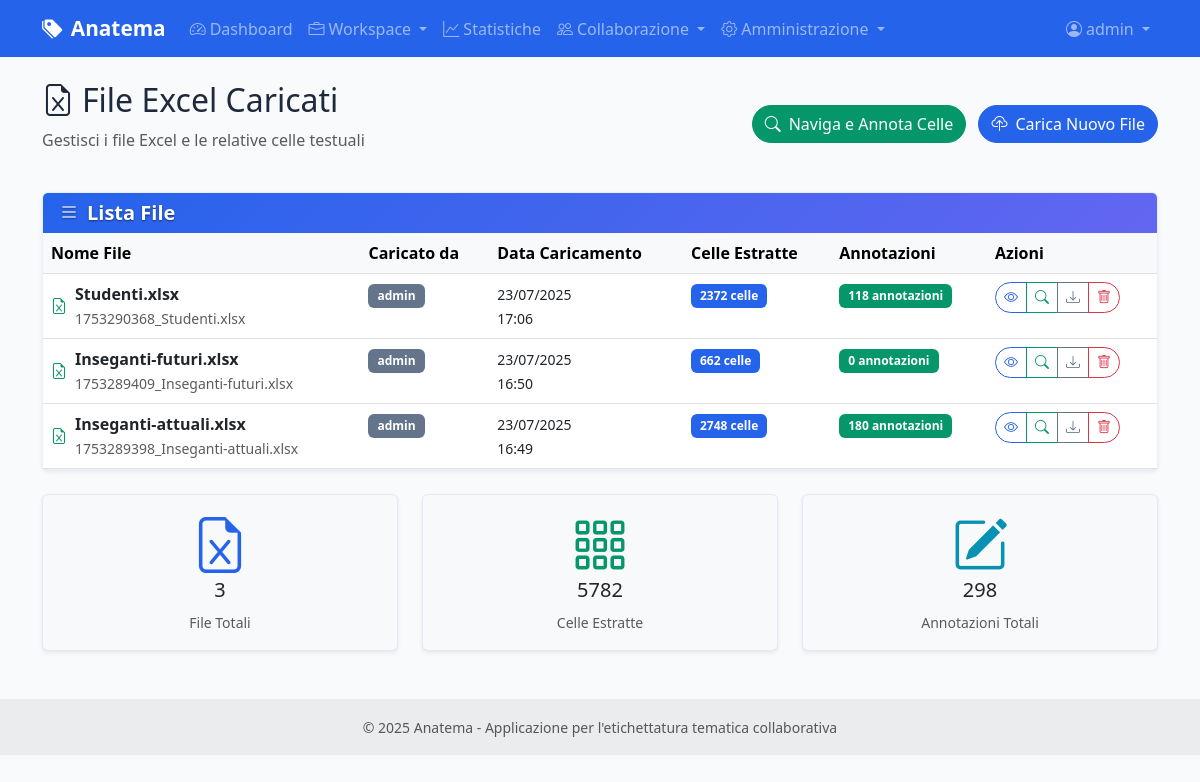
Page /excel/files (signed in) on the committed database.
### models.py (models this page shows, shortened)
class User(UserMixin, db.Model):
    id = db.Column(db.Integer, primary_key=True)
    username = db.Column(db.String(80), unique=True, nullable=False)
    email = db.Column(db.String(120), unique=True, nullable=False)
    password_hash = db.Column(db.String(255), nullable=False)
    role = db.Column(db.String(20), default='annotatore')  # 'amministratore' o 'annotatore'
    is_active = db.Column(db.Boolean, default=True)
    last_login = db.Column(db.DateTime)
    created_at = db.Column(db.DateTime, default=datetime.utcnow)
    updated_at = db.Column(db.DateTime, default=datetime.utcnow, onupdate=datetime.utcnow)
    annotations = db.relationship('CellAnnotation', foreign_keys='CellAnnotation.user_id', backref='user', lazy=True)
    def can_manage_users(self):
        return self.role == 'amministratore'

class ExcelFile(db.Model):
    id = db.Column(db.Integer, primary_key=True)
    filename = db.Column(db.String(255), nullable=False)
    original_filename = db.Column(db.String(255), nullable=False)
    file_path = db.Column(db.String(500), nullable=False)
    uploaded_by = db.Column(db.Integer, db.ForeignKey('user.id'), nullable=False)
    uploaded_at = db.Column(db.DateTime, default=datetime.utcnow)
    uploader = db.relationship('User', backref='uploaded_files')
    text_cells = db.relationship('TextCell', backref='excel_file', lazy=True, cascade='all, delete-orphan')

### routes/excel.py (the view)
@excel_bp.route('/files')
@login_required
def list_files():
    page = request.args.get('page', 1, type=int)
    files = ExcelFile.query.order_by(ExcelFile.uploaded_at.desc()).paginate(
        page=page, per_page=10, error_out=False
    )
    return render_template('excel/list_files.html', files=files)

### templates/excel/list_files.html (shortened to what this page needs)
{% extends "base.html" %}
{% block content %}
<div class="row mb-4">
    <div class="col-12">
        <div class="d-flex justify-content-between align-items-center">
            <div>
                <h2>
                    <i class="bi bi-file-earmark-excel me-2"></i>File Excel Caricati
                </h2>
                <p class="text-muted">Gestisci i file Excel e le relative celle testuali</p>
            </div>
            <div>
                <a href="{{ url_for('annotation.browse_annotations') }}" class="btn btn-success me-2">
                    <i class="bi bi-search me-2"></i>Naviga e Annota Celle
                </a>
                <a href="{{ url_for('excel.upload') }}" class="btn btn-primary">
                    <i class="bi bi-cloud-upload me-2"></i>Carica Nuovo File
                </a>
            </div>
        </div>
    </div>
</div>
{% if files.items %}
<div class="row">
    <div class="col-12">
        <div class="card">
            <div class="card-header">
                <h5 class="mb-0">
                    <i class="bi bi-list me-2"></i>Lista File
                </h5>
            </div>
            <div class="card-body p-0">
                <div class="table-responsive">
                    <table class="table table-hover mb-0">
                        <thead class="table-light">
                            <tr>
                                <th>Nome File</th>
                                <th>Caricato da</th>
                                <th>Data Caricamento</th>
                                <th>Celle Estratte</th>
                                <th>Annotazioni</th>
                                <th>Azioni</th>
                            </tr>
                        </thead>
                        <tbody>
                            {% for file in files.items %}
                            <tr>
                                <td>
                                    <div class="d-flex align-items-center">
                                        <i class="bi bi-file-earmark-excel text-success me-2"></i>
                                        <div>
                                            <strong>{{ file.original_filename }}</strong>
                                            <br>
                                            <small class="text-muted">{{ file.filename }}</small>
                                        </div>
                                    </div>
                                </td>
                                <td>
                                    <span class="badge bg-secondary">{{ file.uploader.username }}</span>
                                </td>
                                <td>
                                    <small>{{ file.uploaded_at.strftime('%d/%m/%Y<br>%H:%M')|safe }}</small>
                                </td>
                                <td>
                                    <span class="badge bg-primary">{{ file.text_cells|length }} celle</span>
                                </td>
                                <td>
                                    {% set total_annotations = file.text_cells|map(attribute='annotations')|map('length')|sum %}
                                    <span class="badge bg-success">{{ total_annotations }} annotazioni</span>
                                </td>
                                <td>
                                    <div class="btn-group btn-group-sm" role="group">
                                        <a href="{{ url_for('excel.view_file', file_id=file.id) }}"
                                           class="btn btn-outline-primary"
                                           title="Visualizza file">
                                            <i class="bi bi-eye"></i>
                                        </a>
                                        <a href="{{ url_for('annotation.browse_annotations', file_id=file.id) }}"
                                           class="btn btn-outline-success"
                                           title="Naviga e annota celle">
                                            <i class="bi bi-search"></i>
                                        </a>
                                        <a href="{{ url_for('excel.download_file', file_id=file.id) }}"
                                           class="btn btn-outline-secondary"
                                           title="Scarica file">
                                            <i class="bi bi-download"></i>
                                        </a>
                                        {% if current_user == file.uploader or current_user.is_admin %}
                                        <button type="button"
                                                class="btn btn-outline-danger"
                                                title="Elimina file"
                                                onclick="confirmDelete('{{ file.original_filename }}', '{{ url_for('excel.delete_file', file_id=file.id) }}')">
                                            <i class="bi bi-trash"></i>
                                        </button>
                                        {% endif %}
                                    </div>
                                </td>
                            </tr>
                            {% endfor %}
                        </tbody>
                    </table>
                </div>
            </div>
        </div>
    </div>
</div>
{% endif %}
<div class="row mt-4">
    <div class="col-md-4">
        <div class="card bg-light">
            <div class="card-body text-center">
                <i class="bi bi-file-earmark-excel display-4 text-primary mb-2"></i>
                <h5>{{ files.total }}</h5>
                <small class="text-muted">File Totali</small>
            </div>
        </div>
    </div>
    <div class="col-md-4">
        <div class="card bg-light">
            <div class="card-body text-center">
                <i class="bi bi-grid-3x3-gap display-4 text-success mb-2"></i>
                <h5>
                    {% set total_cells = files.items|map(attribute='text_cells')|map('length')|sum %}
                    {{ total_cells }}
                </h5>
                <small class="text-muted">Celle Estratte</small>
            </div>
        </div>
    </div>
    <div class="col-md-4">
        <div class="card bg-light">
            <div class="card-body text-center">
                <i class="bi bi-pencil-square display-4 text-info mb-2"></i>
                <h5>
                    {% set total_annotations = files.items|map(attribute='text_cells')|map('map', attribute='annotations')|map('map', 'length')|map('sum')|sum %}
                    {{ total_annotations }}
                </h5>
                <small class="text-muted">Annotazioni Totali</small>
            </div>
        </div>
    </div>
</div>
{% endblock %}

### templates/base.html (shortened to what this page needs)
<!DOCTYPE html>
<html lang="it">
<head>
    <link href="https://cdn.jsdelivr.net/npm/bootstrap@5.3.0/dist/css/bootstrap.min.css" rel="stylesheet">
    <link href="https://cdn.jsdelivr.net/npm/bootstrap-icons@1.10.0/font/bootstrap-icons.css" rel="stylesheet">
    <link href="{{ url_for('static', filename='css/style.css') }}" rel="stylesheet">
</head>
<body>
    <nav class="navbar navbar-expand-lg navbar-dark bg-primary">
        <div class="container">
            <a class="navbar-brand" href="{{ url_for('main.index') }}">
                <i class="bi bi-tags-fill me-2"></i>Anatema
            </a>
            <div class="collapse navbar-collapse" id="navbarNav">
                <ul class="navbar-nav me-auto">
                    {% if current_user.is_authenticated %}
                    <li class="nav-item">
                        <a class="nav-link" href="{{ url_for('main.dashboard') }}">
                            <i class="bi bi-speedometer2 me-1"></i>Dashboard
                        </a>
                    </li>
                    <li class="nav-item dropdown">
                        <a class="nav-link dropdown-toggle" href="#" id="workspaceDropdown" role="button" data-bs-toggle="dropdown">
                            <i class="bi bi-briefcase me-1"></i>Workspace
                        </a>
                    </li>
                    <li class="nav-item">
                        <a class="nav-link" href="{{ url_for('statistics.overview') }}">
                            <i class="bi bi-graph-up me-1"></i>Statistiche
                        </a>
                    </li>
                    <li class="nav-item dropdown">
                        <a class="nav-link dropdown-toggle" href="#" id="collaborationDropdown" role="button" data-bs-toggle="dropdown">
                            <i class="bi bi-people me-1"></i>Collaborazione
                        </a>
                    </li>
                    {% if current_user.can_manage_users() %}
                    <li class="nav-item dropdown">
                        <a class="nav-link dropdown-toggle" href="#" id="adminDropdown" role="button" data-bs-toggle="dropdown">
                            <i class="bi bi-gear me-1"></i>Amministrazione
                        </a>
                    </li>
                    {% endif %}
                    {% endif %}
                </ul>
                <ul class="navbar-nav">
                    {% if current_user.is_authenticated %}
                    <li class="nav-item dropdown">
                        <a class="nav-link dropdown-toggle" href="#" id="userDropdown" role="button" data-bs-toggle="dropdown">
                            <i class="bi bi-person-circle me-1"></i>{{ current_user.username }}
                        </a>
                    </li>
                    {% endif %}
                </ul>
            </div>
        </div>
    </nav>
    <main class="container my-4">
        {% block content %}{% endblock %}
    </main>
    <footer class="bg-light text-center text-lg-start mt-5">
        <div class="text-center p-3" style="background-color: rgba(0, 0, 0, 0.05);">
            <small class="text-muted">
                © 2025 Anatema - Applicazione per l'etichettatura tematica collaborativa
            </small>
        </div>
    </footer>
</body>
</html>

### static/css/style.css (style rules this page uses)
:root { --primary-color: #2563eb; --secondary-color: #6366f1; --success-color: #059669; --warning-color: #d97706; --danger-color: #dc2626; --info-color: #0891b2; --light-color: #f8fafc; --dark-color: #1e293b; --accent-color: #7c3aed; --muted-color: #64748b; }
body { font-family: 'Segoe UI', Tahoma, Geneva, Verdana, sans-serif; background-color: var(--light-color); color: var(--dark-color); }
.navbar-brand { font-weight: 600; font-size: 1.3rem; }
.card { border: none; box-shadow: 0 0.125rem 0.25rem rgba(0, 0, 0, 0.075); transition: box-shadow 0.15s ease-in-out; }
.card-header { background: linear-gradient(135deg, var(--primary-color), var(--secondary-color)) !important; color: white !important; border-bottom: none; font-weight: 600; }
.card-header h5, .card-header .h5 { color: white !important; font-weight: 600; }
.btn { border-radius: 50px; font-weight: 500; transition: all 0.2s ease; }
.badge { font-size: 0.85em; padding: 0.5em 0.75em; }
.badge { font-weight: 600; font-size: 0.75rem; }
.badge.bg-primary:not([style*="background-color"]), .bg-primary:not([style*="background-color"]) { background-color: var(--primary-color) !important; }
.badge.bg-secondary:not([style*="background-color"]), .bg-secondary:not([style*="background-color"]) { background-color: var(--muted-color) !important; }
.badge.bg-success:not([style*="background-color"]), .bg-success:not([style*="background-color"]) { background-color: var(--success-color) !important; }
.text-primary { color: var(--primary-color) !important; }
.text-success { color: var(--success-color) !important; }
.text-info { color: var(--info-color) !important; }
.btn-primary { background-color: var(--primary-color); border-color: var(--primary-color); }
.btn-success { background-color: var(--success-color); border-color: var(--success-color); }
.btn-outline-primary { color: var(--primary-color); border-color: var(--primary-color); }
.btn-outline-success { color: var(--success-color); border-color: var(--success-color); }
.btn-outline-secondary { color: var(--muted-color); border-color: var(--muted-color); }
.card { border: 1px solid rgba(37, 99, 235, 0.1); }
span.badge, .badge { font-weight: 600 !important; }
.card-header:not(.non-existent-class):not(.another-non-existent):not(.third-non-existent) { color: white !important; text-shadow: 0 1px 2px rgba(0, 0, 0, 0.5) !important; }
.card-header:not(.non-existent-class):not(.another-non-existent):not(.third-non-existent) *:not(input):not(textarea):not(select):not(.form-control):not(.form-select) { color: white !important; text-shadow: 0 1px 2px rgba(0, 0, 0, 0.5) !important; }
#non-existent-id .card-header, body #non-existent-id .card-header, html body #non-existent-id .card-header, .card-header { color: white !important; }
#non-existent-id .card-header *, body #non-existent-id .card-header *, html body #non-existent-id .card-header *, .card-header * { color: white !important; }
html body div.card div.card-header h1, html body div.card div.card-header h2, html body div.card div.card-header h3, html body div.card div.card-header h4, html body div.card div.card-header h5, html body div.card div.card-header h6 { color: white !important; }
html body div.card div.card-header strong, html body div.card div.card-header b, html body div.card div.card-header em, html body div.card div.card-header i { color: white !important; }
.card-header, .card-header *:not(input):not(textarea):not(select):not(.form-control):not(.form-select) { animation: force-white-text 0.01s infinite !important; color: white !important; -webkit-text-fill-color: white !important; text-shadow: 0 1px 2px rgba(0, 0, 0, 0.5) !important; }
.card-header { --bs-text-opacity: 1 !important; color: rgba(255, 255, 255, var(--bs-text-opacity)) !important; }
.card-header *:not(input):not(textarea):not(select):not(.form-control):not(.form-select) { color: white !important; -webkit-text-fill-color: white !important; -moz-text-fill-color: white !important; -ms-text-fill-color: white !important; fill: white !important; }
div.card-header, div.card-header *, .card > .card-header, .card > .card-header *, .card .card-header, .card .card-header * { color: white !important; }
.card-header *:not(input):not(textarea):not(select):not(.form-control):not(.form-select), .card-header:not(.bg-light) *:not(input):not(textarea):not(select):not(.form-control):not(.form-select) { color: white !important; text-shadow: 0 1px 2px rgba(0, 0, 0, 0.3) !important; }

### rows in the picture
User: username "admin"
ExcelFile: original_filename "Studenti.xlsx", filename "1753290368_Studenti.xlsx", uploader.username "admin", uploaded_at "23/07/2025 17:06", text_cells|length "2372", total_annotations "118"
ExcelFile: original_filename "Inseganti-futuri.xlsx", filename "1753289409_Inseganti-futuri.xlsx", uploader.username "admin", uploaded_at "23/07/2025 16:50", text_cells|length "662", total_annotations "0"
ExcelFile: original_filename "Inseganti-attuali.xlsx", filename "1753289398_Inseganti-attuali.xlsx", uploader.username "admin", uploaded_at "23/07/2025 16:49", text_cells|length "2748", total_annotations "180"

### other values in the picture
{{ files.total }} "3"
{{ total_cells }} "5782"
{{ total_annotations }} "298"
